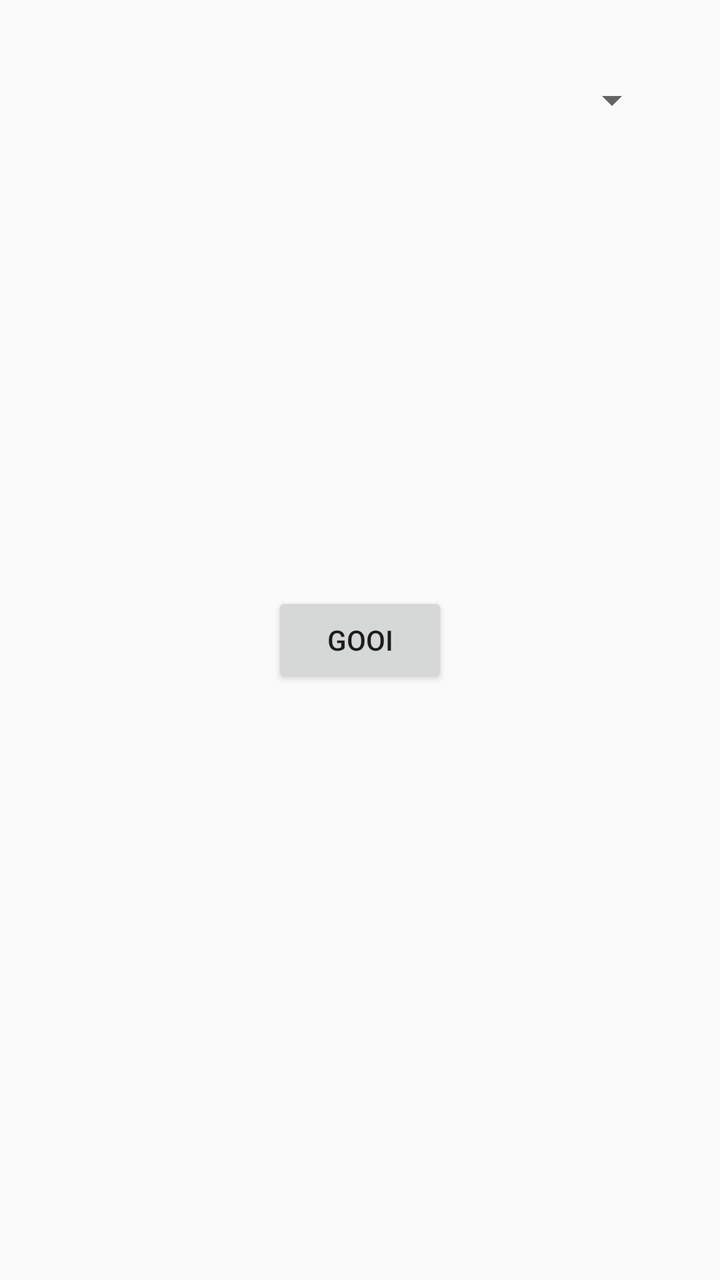
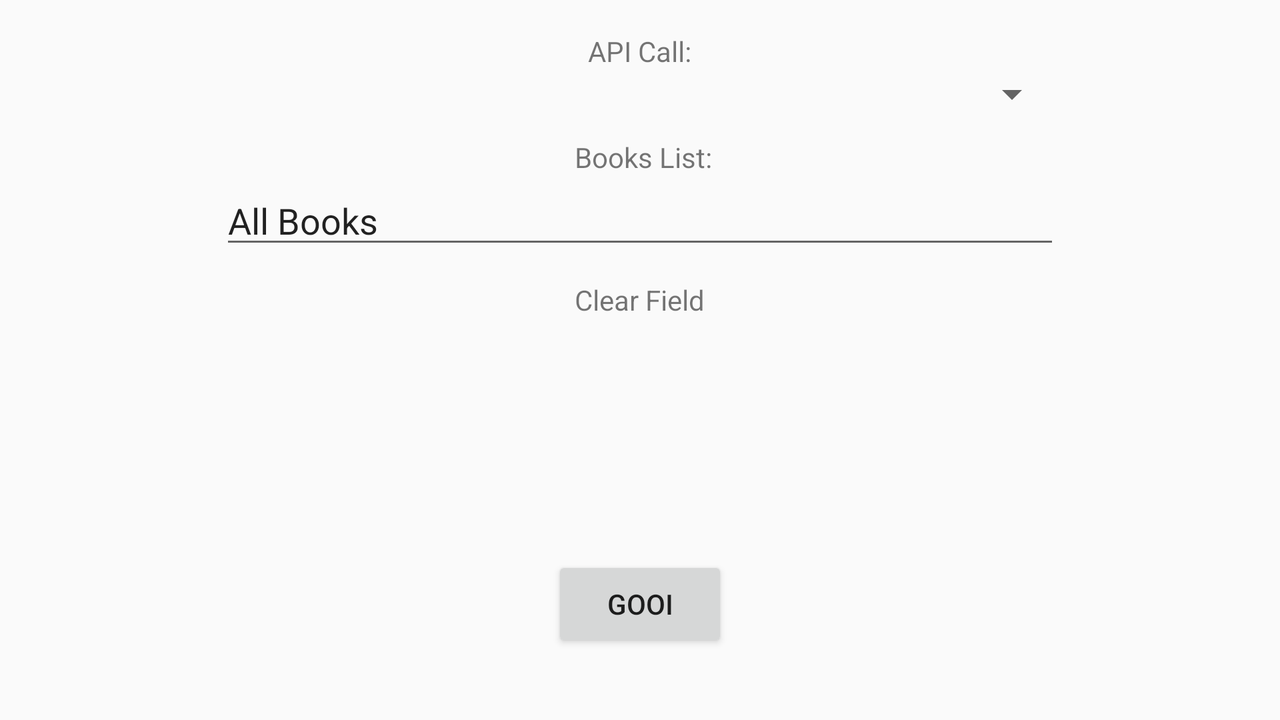

Two renders of one Android screen. The first uses the default layout on a phone; the second uses the alternative layout the repository ships for a different screen configuration, on a matching device. The two XML files are below.
<!-- AndroidManifest.xml: application theme AppTheme -->
<!-- res/layout/activity_api_call.xml -->
<?xml version="1.0" encoding="utf-8"?>
<RelativeLayout xmlns:android="http://schemas.android.com/apk/res/android"
    xmlns:app="http://schemas.android.com/apk/res-auto"
    xmlns:tools="http://schemas.android.com/tools"
    android:layout_width="match_parent"
    android:layout_height="match_parent"
    tools:context="com.lou.auth_okhttp.ApiCallAct">

    <TextView
        android:id="@+id/txt_api"
        android:layout_width="wrap_content"
        android:layout_height="wrap_content"

        android:layout_alignParentTop="true"
        android:layout_centerHorizontal="true"
        android:layout_marginTop="11dp"
        android:textSize="@dimen/font_size"
        tools:layout_editor_absoluteX="0dp"
        tools:layout_editor_absoluteY="0dp" />

    <Button
        android:id="@+id/btn_call"
        android:layout_width="wrap_content"
        android:layout_height="wrap_content"
        android:text="Gooi"
        android:layout_centerVertical="true"
        android:layout_centerHorizontal="true" />

    <Spinner
        android:id="@+id/spinner"
        android:layout_width="300sp"
        android:layout_height="wrap_content"
        android:layout_below="@+id/txt_api"
        android:layout_centerHorizontal="true" />
</RelativeLayout>
<!-- resources referenced by this layout -->
<resources>
  <dimen name="font_size">20sp</dimen>
  <style name="AppTheme" parent="Theme.AppCompat.Light.DarkActionBar">
          
          <item name="colorPrimary">@color/colorPrimary</item>
          <item name="colorPrimaryDark">@color/colorPrimaryDark</item>
          <item name="colorAccent">@color/colorAccent</item>
      </style>
</resources>
<!-- res/layout-land/activity_api_call.xml (the repository's variant of the layout above) -->
<!-- drawn on the phone turned sideways -->
<?xml version="1.0" encoding="utf-8"?>
<RelativeLayout xmlns:android="http://schemas.android.com/apk/res/android"
    xmlns:app="http://schemas.android.com/apk/res-auto"
    xmlns:tools="http://schemas.android.com/tools"
    android:layout_width="match_parent"
    android:layout_height="match_parent"
    android:paddingBottom="@dimen/activity_vertical_margin"
    android:paddingLeft="@dimen/activity_horizontal_margin"
    android:paddingRight="@dimen/activity_horizontal_margin"
    android:paddingTop="@dimen/activity_vertical_margin"
    tools:context="com.lou.itsi_authenticator.ApiCallAct">

    <Button
        android:id="@+id/btn_call"
        android:layout_width="wrap_content"
        android:layout_height="wrap_content"
        android:text="Gooi"
        android:layout_marginBottom="18dp"
        android:layout_alignParentBottom="true"
        android:layout_centerHorizontal="true" />

    <TextView
        android:id="@+id/textView3"
        android:layout_width="wrap_content"
        android:layout_height="wrap_content"
        android:text="API Call:"
        android:layout_alignParentTop="true"
        android:layout_centerHorizontal="true" />

    <Spinner
        android:id="@+id/spinner"
        android:layout_width="420dp"
        android:layout_height="wrap_content"
        android:layout_below="@+id/textView3"
        android:layout_centerHorizontal="true" />

    <TextView
        android:id="@+id/textView4"
        android:layout_width="wrap_content"
        android:layout_height="wrap_content"
        android:text="Books List:"
        android:layout_below="@+id/spinner"
        android:layout_alignLeft="@+id/txt_clear"
        android:layout_alignStart="@+id/txt_clear"
        android:layout_marginTop="10dp" />

    <AutoCompleteTextView
        android:id="@+id/autotxt_books"
        android:layout_width="420dp"
        android:layout_height="wrap_content"
        android:text="All Books"
        android:selectAllOnFocus="true"
        android:imeOptions="flagNoExtractUi"

        android:layout_below="@+id/textView4"
        android:layout_alignLeft="@+id/spinner"
        android:layout_alignStart="@+id/spinner" />

    <TextView
        android:id="@+id/txt_clear"
        android:layout_width="wrap_content"
        android:layout_height="wrap_content"
        android:text="Clear Field"
        android:layout_below="@+id/autotxt_books"
        android:layout_centerHorizontal="true"
        android:layout_marginTop="11dp" />
</RelativeLayout>
<!-- resources referenced by the variant -->
<!-- as the phone turned sideways resolves them -->
<resources>
  <dimen name="activity_horizontal_margin">8dp</dimen>
  <dimen name="activity_vertical_margin">16dp</dimen>
  <style name="AppTheme" parent="Theme.AppCompat.Light.DarkActionBar">
          
          <item name="colorPrimary">@color/colorPrimary</item>
          <item name="colorPrimaryDark">@color/colorPrimaryDark</item>
          <item name="colorAccent">@color/colorAccent</item>
      </style>
</resources>
